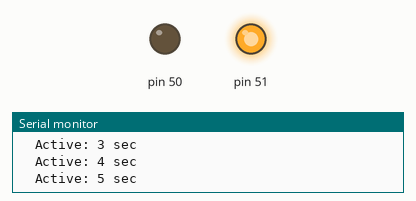
Bench run of a sketch on a simulated Arduino Mega 2560, built with avr-gcc and run on an emulated ATmega2560. Shown: output pins drawn as LEDs (lit = HIGH), the last lines printed to the serial monitor.

Above: at 8.0 s.
At 18.0 s:
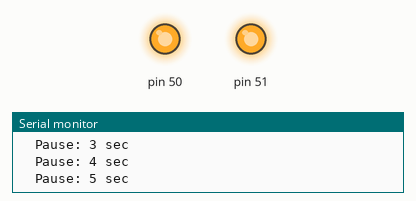
Timing chart, 0 to 29.0 s (numbered marks = the images above):
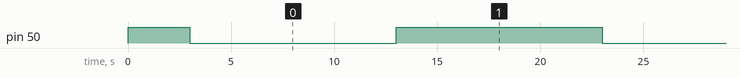

The sketch:

test1_50low_51high.ino
```cpp
/**
 * TEST 1: PIN 50=LOW, PIN 51=HIGH
 */
void setup() {
  Serial.begin(115200);
  pinMode(50, OUTPUT);
  pinMode(51, OUTPUT);

  digitalWrite(50, HIGH);
  digitalWrite(51, HIGH);

  Serial.println("\n========================================");
  Serial.println("TEST 1: PIN 50=LOW, PIN 51=HIGH");
  Serial.println("========================================\n");
  delay(3000);
}

void loop() {
  Serial.println(">>> ACTIVATING: PIN 50=LOW, PIN 51=HIGH");
  digitalWrite(50, LOW);
  digitalWrite(51, HIGH);

  for (int i = 1; i <= 10; i++) {
    Serial.print("  Active: ");
    Serial.print(i);
    Serial.println(" sec");
    delay(1000);
  }

  Serial.println("\n>>> STOP: Both HIGH");
  digitalWrite(50, HIGH);
  digitalWrite(51, HIGH);

  for (int i = 1; i <= 10; i++) {
    Serial.print("  Pause: ");
    Serial.print(i);
    Serial.println(" sec");
    delay(1000);
  }
  Serial.println("\n");
}
```

Measured:
- by itself, pin 50: alternates HIGH for 10.0 s and LOW for 10.0 s
